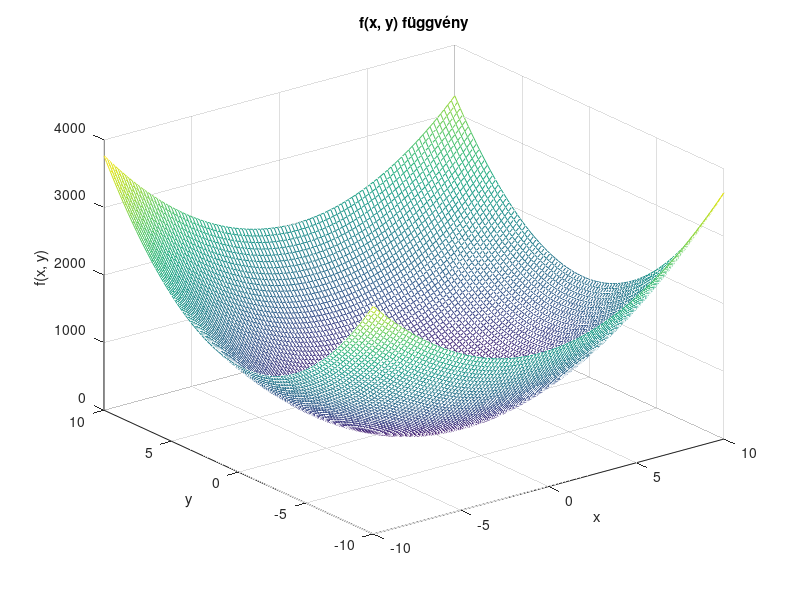
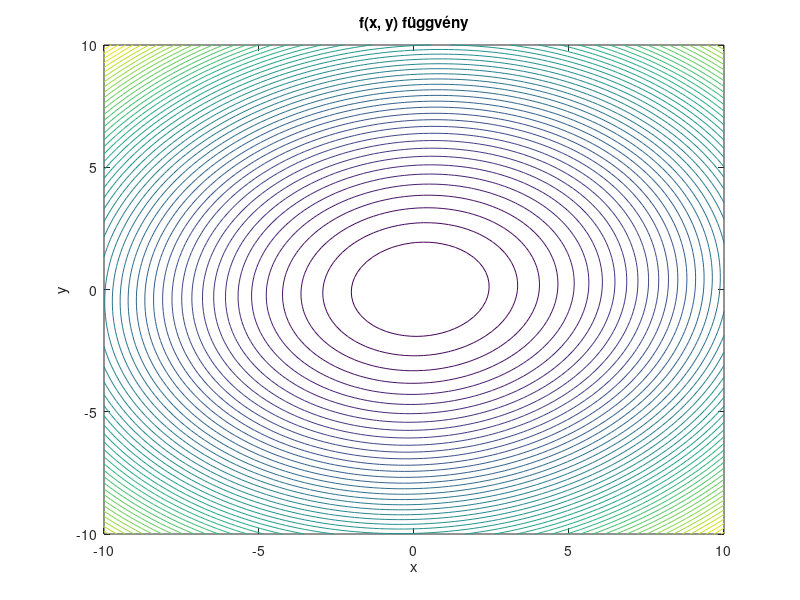

These charts were generated, in order, by the following MATLAB code: (Note: this script raises an error after producing the figures.)
% Author: Kovács Bálint-Hunor (Informatika III.) 2023
clear all %#ok<CLALL>
close all
clc

% 2. feladat módosított Monte Carlo módszerrel

f = @(x, y) 15*x.^2 + 20*y.^2 - 2*x.*y - 6*x + 8;

% plot mesh es contour
[X, Y] = meshgrid(linspace(-10, 10, 100), linspace(-10, 10, 100));
Z = f(X, Y);

figure(1)
mesh(X, Y, Z)
xlabel('x')
ylabel('y')
zlabel('f(x, y)')
title('f(x, y) függvény')

figure(2)
contour(X, Y, Z, 50)
xlabel('x')
ylabel('y')
title('f(x, y) függvény')

max_iteration = 1000000;
maximum_unsuccesful_attempts = 100;

% kezdeti pont ginputtal contourről
figure(2)
[xmin, ymin] = ginput(1);
hold on
plot(xmin, ymin, 'r*')
R = 2;
R_min = 0.01;

minimum_iterations = [xmin, ymin, f(xmin, ymin)];
unsuccessful_attempts = 0;
iteration = 0;

% minimum keresés
while true
    alpha = 2*pi*rand(1);
    xt = xmin + R*cos(alpha);
    yt = ymin + R*sin(alpha);
    
    if f(xt, yt) < f(xmin, ymin)
        xmin = xt;
        ymin = yt;
        unsuccessful_attempts = 0;
        minimum_iterations = [minimum_iterations; xmin, ymin, f(xmin, ymin)];
    else
        unsuccessful_attempts = unsuccessful_attempts + 1;
        
        % sikertelen probálkozások kirajzolása
        figure(2)
        hold on
        plot(xt, yt, 'o', 'MarkerSize', 2, 'MarkerFaceColor', [0.5, 0.5, 0.5], 'MarkerEdgeColor', [0.5, 0.5, 0.5])
        hold off
    end
    
    if unsuccessful_attempts >= maximum_unsuccesful_attempts
        R = R/2;
        unsuccessful_attempts = 0;
    end
    
    iteration = iteration + 1;
    
    if iteration >= max_iteration
        break
    end
    
    if R < R_min
        break
    end
    
end

% utolsó minimum kiírása
display(minimum_iterations(end, :));


% minimum keresésének eredményének kirajzolása pontokkal
figure(2)
hold on
plot(minimum_iterations(:, 1), minimum_iterations(:, 2), 'r*', 'MarkerSize', 2, 'MarkerFaceColor', 'r', 'MarkerEdgeColor', 'r')
hold off

% minimum keresésének eredményének kirajzolása vonalal összekötve
figure(2)
hold on
plot(minimum_iterations(:, 1), minimum_iterations(:, 2), 'r-')
hold off

% kirajzoljuk a minimum pontokat és az összekötő vonalat is a meshre
figure(1)
hold on
plot3(minimum_iterations(:, 1), minimum_iterations(:, 2), minimum_iterations(:, 3), 'r*', 'MarkerSize', 2, 'MarkerFaceColor', 'r', 'MarkerEdgeColor', 'r')
plot3(minimum_iterations(:, 1), minimum_iterations(:, 2), minimum_iterations(:, 3), 'r-')
hold off


% kirajzoljuk a minimum pontokat egy külön grafikonra is függvényérték szerint rendezve
figure(3)
plot(minimum_iterations(:, 3), 'r*')
xlabel('iteráció')
ylabel('f(x, y)')
title('f(x, y) függvény minimumának keresése')
grid on



